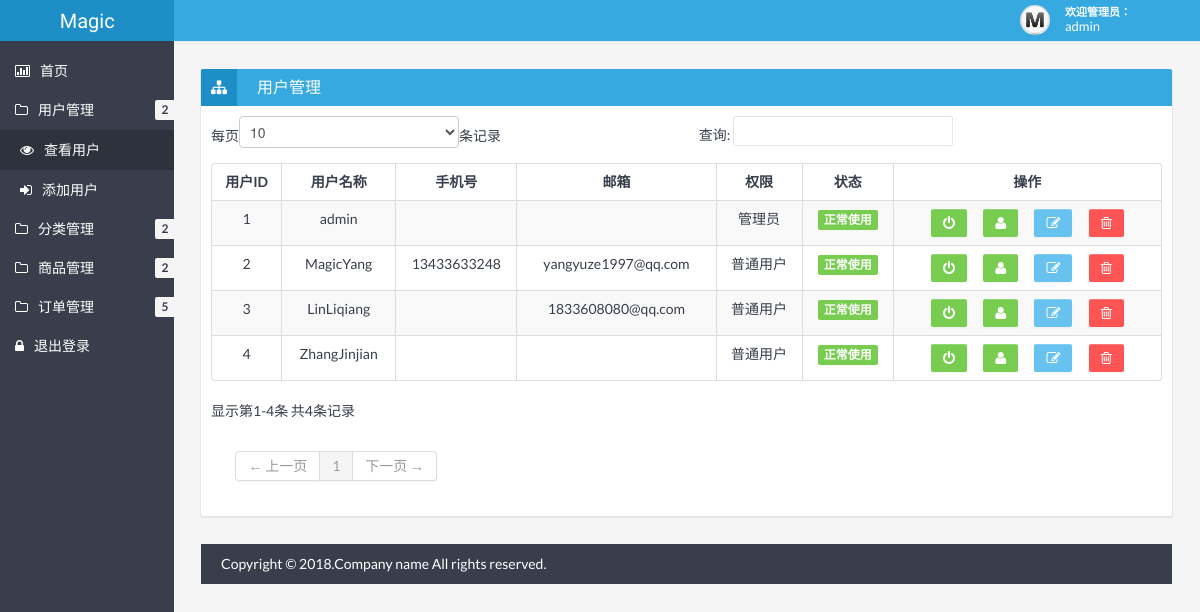
The app's page /admin/showUser.php (signed in), older data.
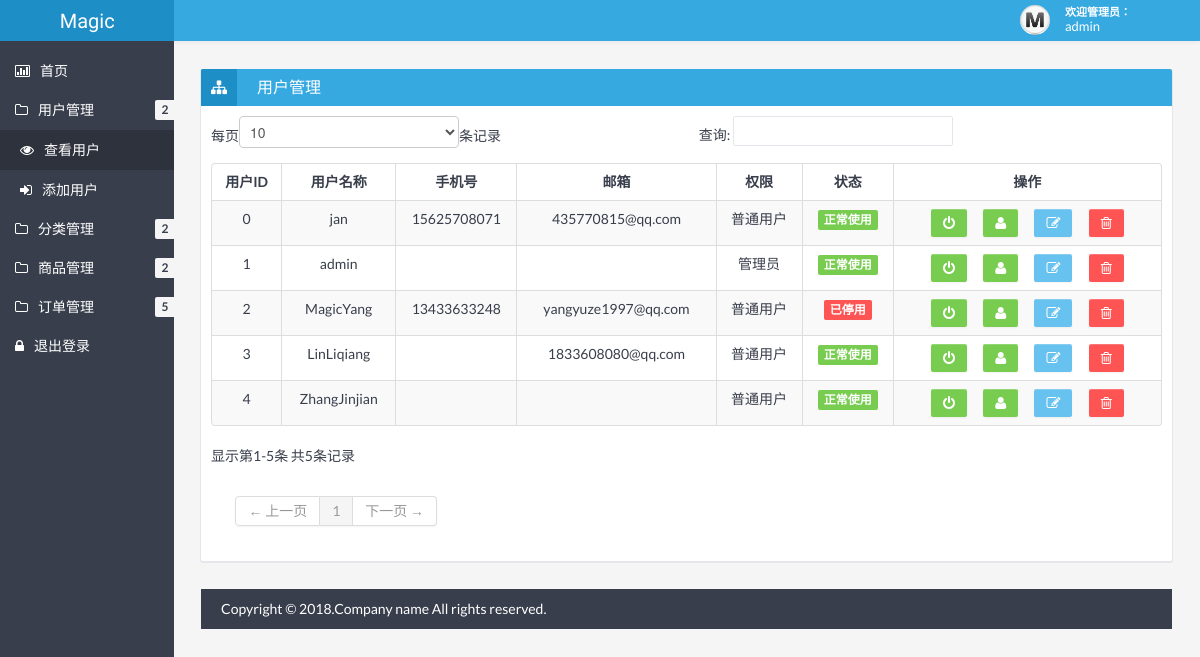
The same page, newer data.
### tables this page shows
CREATE TABLE `user` (
  `uid` int(11) NOT NULL COMMENT '用户id',
  `uname` varchar(30) NOT NULL COMMENT '用户名',
  `password` varchar(30) NOT NULL COMMENT '密码',
  `openid` varchar(80) NOT NULL COMMENT 'QQopenid',
  `phone` varchar(11) NOT NULL COMMENT '手机号',
  `email` varchar(30) NOT NULL COMMENT '邮箱',
  `state` tinyint(1) NOT NULL COMMENT '状态',
  `level` tinyint(1) NOT NULL COMMENT '权限',
  PRIMARY KEY (`uid`)
);

### admin/checkLogin.php (called while the page is built, shortened)
<?php
	if(!isset($_SESSION["uid"])){
		echo '<script language="javascript">location.href="login.php"</script>';
	}else{
		$uid = $_SESSION['uid'];
    	$sql = 'select * from user where uid='.$uid;
    	$res = mysql_query($sql);
    	$row = mysql_fetch_array($res);
    	$username = $row['uname'];
	}
?>

### admin/showUser.php (the view, shortened to what this page needs)
<?php
	include "checkLogin.php";
    $sql = 'select * from user';
    $res = mysql_query($sql);
 ?>
<!DOCTYPE html>
<html lang="en">
<head>
	<link href="css/bootstrap.min.css" rel="stylesheet" />
	<link href="css/bootstrap-responsive.min.css" rel="stylesheet" />
	<link href="css/style.min.css" rel="stylesheet" />
	<link href="css/style-responsive.min.css" rel="stylesheet" />
	<link href="css/retina.css" rel="stylesheet" />
<meta http-equiv="Content-Type" content="text/html; charset=utf-8" /></head>
<body>
		<?php include "header.php" ?>
		<div class="container-fluid-full">
		<div class="row-fluid">
			<?php include "banner.php" ?>
			<div id="content" class="span10">
			<div class="row-fluid">
				<div class="box span12">
					<div class="box-header" data-original-title="">
						<h2><i class="icon-sitemap"></i><span class="break"></span>用户管理</h2>
					</div>
					<div class="box-content">
						<table class="table table-striped table-bordered bootstrap-datatable datatable">
						  <thead>
							  <tr>
							  	  <th style="text-align:center;">用户ID</th>
								  <th style="text-align:center;">用户名称</th>
								  <th style="text-align:center;">手机号</th>
								  <th style="text-align:center;">邮箱</th>
								  <th style="text-align:center;">权限</th>
								  <th style="text-align:center;">状态</th>
								  <th style="text-align:center;">操作</th>
							  </tr>
						  </thead>
						  <tbody>
						  <?php
						  while ($row = mysql_fetch_assoc($res) ){
						  	if($row['state']==0){
						  		$tip="label-important";
						  		$state="已停用";
						  	}else{
						  		$tip="label-success";
						  		$state="正常使用";
						  	}
						  	if($row['level']==0){
						  		$level="普通用户";
						  	}else{
						  		$level="管理员";
						  	}
						  	echo '
							<tr>
								<td style="text-align:center;" class="center">'.$row['uid'].'</td>
								<td style="text-align:center;" class="center">'.$row['uname'].'</td>
								<td style="text-align:center;" class="center">'.$row['phone'].'</td>
								<td style="text-align:center;" class="center">'.$row['email'].'</td>
								<td style="text-align:center;" class="center">'.$level.'</td>
								<td style="text-align:center;" class="center">
									<span class="label '.$tip.'">'.$state.'</span>
								</td>
								<td style="text-align:center;" class="center">
									<a class="btn btn-success" href="showUser.php?method=changeState&state='.$row['state'].'&uid='.$row['uid'].'">
										<i class="icon-off "></i>
									</a>&nbsp;&nbsp;&nbsp;&nbsp;&nbsp;
									<a class="btn btn-success" href="showUser.php?method=changeLevel&level='.$row['level'].'&uid='.$row['uid'].'">
										<i class="icon-user "></i>
									</a>&nbsp;&nbsp;&nbsp;&nbsp;&nbsp;
									<a class="btn btn-info" href="editUser.php?uid='.$row['uid'].'">
										<i class="icon-edit "></i>
									</a>&nbsp;&nbsp;&nbsp;&nbsp;&nbsp;
									<a class="btn btn-danger" href="showUser.php?method=del&uid='.$row['uid'].'">
										<i class="icon-trash "></i>
									</a>
								</td>
							</tr>
							';
						}?>
						  </tbody>
					  </table>
					</div>
				</div>
			</div>
		<?php include "footer.php" ?>
	</div>
</body>
</html>

### admin/header.php
<?php
	echo '
	<div class="navbar">
		<div class="navbar-inner">
			<div class="container-fluid">
				<a class="btn btn-navbar" data-toggle="collapse" data-target=".top-nav.nav-collapse,.sidebar-nav.nav-collapse">
					<span class="icon-bar"></span>
					<span class="icon-bar"></span>
					<span class="icon-bar"></span>
				</a>
				<div class="row-fluid">
				<a class="brand span2" href="index.php"><span>Magic</span></a>
				</div>
				<div class="nav-no-collapse header-nav">
					<ul class="nav pull-right">
						<li class="dropdown">
							<a class="btn account dropdown-toggle" data-toggle="dropdown" href="#">
								<div class="avatar"><img src="/php/admin/img/avatar.jpg" alt="Avatar" /></div>
								<div class="user">
									<span class="hello">欢迎管理员：&nbsp;&nbsp;&nbsp;&nbsp;&nbsp;&nbsp;&nbsp;&nbsp;&nbsp;</span>
									<span class="name">'.$username.'</span>
								</div>
							</a>
							<ul class="dropdown-menu">
								<li class="dropdown-menu-title">
								</li>
								<li><a href="login.php?method=del"><i class="icon-off"></i> 退出登录</a></li>
							</ul>
						</li>
					</ul>
				</div>
			</div>
		</div>
	</div>
	';
 ?>

### admin/banner.php (shortened to what this page needs)
<?php
	echo '
			<div id="sidebar-left" class="span2">
				<div class="nav-collapse sidebar-nav">
					<ul class="nav nav-tabs nav-stacked main-menu">
						<li><a href="index.php"><i class="icon-bar-chart"></i><span class="hidden-tablet">首页</span></a></li>
						<li>
							<a class="dropmenu" href="#"><i class="icon-folder-close-alt"></i>用户管理<span class="hidden-tablet"></span> <span class="label">2</span></a>
							<ul>
								<li><a class="submenu" href="showUser.php"><i class="icon-eye-open"></i>查看用户<span class="hidden-tablet"></span></a></li>
								<li><a class="submenu" href="editUser.php"><i class="icon-signin"></i><span class="hidden-tablet">添加用户</span></a></li>
							</ul>
						</li>
						<li>
							<a class="dropmenu" href="#"><i class="icon-folder-close-alt"></i>分类管理<span class="hidden-tablet"></span> <span class="label">2</span></a>
						</li>
						<li>
							<a class="dropmenu" href="#"><i class="icon-folder-close-alt"></i>商品管理<span class="hidden-tablet"></span> <span class="label">2</span></a>
						</li>
						<li>
							<a class="dropmenu" href="#"><i class="icon-folder-close-alt"></i>订单管理<span class="hidden-tablet"></span> <span class="label">5</span></a>
						</li>
						<li><a href="login.php?del"><i class="icon-lock"></i><span class="hidden-tablet">退出登录</span></a></li>
					</ul>
				</div>
			</div>
	';
 ?>

### admin/footer.php
<?php
	echo  '
		<footer>
			<p>
				<span style="text-align:left;float:left">Copyright &copy; 2018.Company name All rights reserved.</span>
			</p>
		</footer>
	';
?>

### admin/css/halflings.css (style rules this page uses)
html, html .halflings { -webkit-font-smoothing: antialiased !important; }

Row changes from the older to the newer data that the page shows:
changed user "MagicYang": state "正常使用" → "已停用"
added user: uid "0", uname "jan", phone "15625708071", email "435770815@qq.com", level "普通用户", state "正常使用"
Text that changed along with them:
text written by a page script: "每页 条记录 查询: 显示第1-4条 共4条记录 ← 上一页 1 下一页 →" → "每页 条记录 查询: 显示第1-5条 共5条记录 ← 上一页 1 下一页 →"
